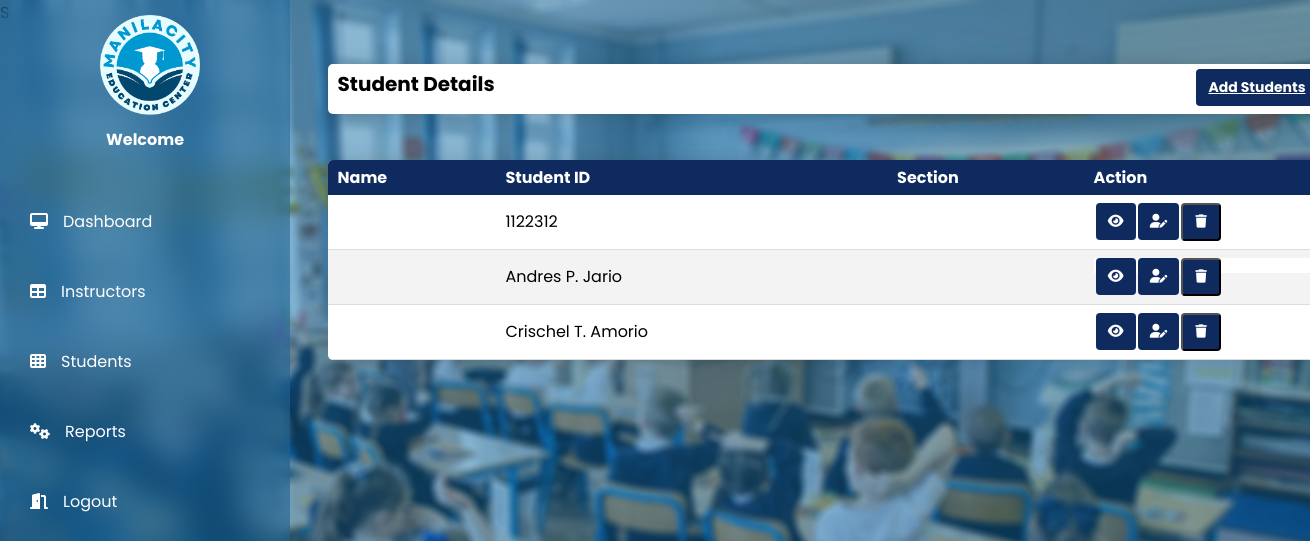
/student-admin/index.php, run on the app's committed database.
### tables this page shows
CREATE TABLE `table_student` (
  `ID` int(11) NOT NULL,
  `STUDENTID` varchar(250) NOT NULL,
  `FIRSTNAME` varchar(250) NOT NULL,
  `MNAME` varchar(250) NOT NULL,
  `LASTNAME` varchar(250) NOT NULL,
  `AGE` varchar(250) NOT NULL,
  `GENDER` varchar(250) NOT NULL
);

### student-admin/index.php (the view, shortened to what this page needs)
<?php
    require 'dbcon.php';
?>
<!doctype html>
<html lang="en">
  <head>
    <link rel = "stylesheet" href = "style-student.css">
    <link rel = "stylesheet" href = "https://cdnjs.cloudflare.com/ajax/libs/font-awesome/6.2.0/css/all.min.css">
</head>
<body>
    <div class = "side-bar">
            <img src="logo.png" style = "width: 100px; height: 100px;">
            <h1>Welcome <?php echo $instructor['firstname']; ?></h1>
            <div class = "menu">
                <div class = "item"><a href = "../index.php"><i class = "fas fa-desktop"></i>Dashboard</a></div>
                <div class = "item"><a href = "../instructor-tab/index.php"><i class = "fas fa-table"></i>Instructors</a></div>
                <div class = "item"><a href = "#"><i class = "fas fa-th"></i>Students</a></div>
                <div class = "item"><a href = "../report/index.php"><i class = "fas fa-cogs"></i>Reports</a></div>
                <div class = "item"><a href = "../logout.php"><i class = "fas fa-door-open"></i>Logout</a></div>
            </div>
        </div>
    <div class="container mt-4">
        <div class="row">
            <div class="col-md-12">
                <div class="card">
                    <div class="card-header">
                        <h4>Student Details
                            <a href="../qr generator-admin/contact.html" class="btn-add">Add Students</a>
                        </h4>
                    </div>
                    <div class="card-body">
                        <table class="content-table">
                            <thead>
                                <tr>
                                    <th>Name</th>
                                    <th>Student ID</th>
                                    <th>Section</th>
                                    <th>Action</th>
                                </tr>
                            </thead>
                            <tbody>
                                <?php
                                    $query = "SELECT * FROM table_student";
                                    $query_run = mysqli_query($con, $query);
                                    if(mysqli_num_rows($query_run) > 0)
                                    {
                                        foreach($query_run as $student)
                                        {
                                            ?>
                                            <tr>
                                                <td><?= $student['Name']; ?></td>
                                                <td><?= $student['STUDENTID']; ?></td>
                                                <td><?= $student['SECTION']; ?></td>
                                                <td>
                                                    <a href="student-view.php?id=<?= $student['ID']; ?>" class="btn-view"><i class="fa-solid fa-eye"></i></a>
                                                    <a href="student-edit.php?id=<?= $student['ID']; ?>" class="btn-edit"><i class="fa-solid fa-user-pen"></i></a>
                                                    <form action="code.php" method="POST" class="d-inline">
                                                        <button type="submit" name="delete_student" value="<?=$student['ID'];?>" class="btn-delete"><i class="fa-solid fa-trash"></i></button>
                                                    </form>
                                                </td>
                                            </tr>
                                            <?php
                                        }
                                    }
                                    else
                                    {
                                        echo "<h5> No Record Found </h5>";
                                    }
                                ?>
                            </tbody>
                        </table>
                    </div>
                </div>
            </div>
        </div>
    </div>
</body>
</html>S

### student-admin/style-student.css (style rules this page uses)
* { margin: 0; padding: 0; box-sizing: border-box; font-family: "Poppins", sans-serif; }
body { min-height: 100vh; background: url(mainbg.jpg)no-repeat; background-size: cover; background-position: center; }
.side-bar { background: rgba(24, 94, 145, 0.521); backdrop-filter: blur(15px); width: 290px; height: 100vh; position: fixed; top: 0; left: 0; overflow-y: auto; transition-property: left; }
.side-bar.active { left: 0; }
.side-bar img { margin-top: 15px; margin-left: 100px; }
h1 { color: #fff; font-size: 16px; text-decoration: none; display: block; text-align: center; padding: 5px; }
.side-bar .menu { width: 100%; margin-top: 30px; }
.side-bar .menu .item a { color: #fff; font-size: 16px; text-decoration: none; display: block; padding: 5px 30px; line-height: 60px; }
.side-bar .menu .item i { margin-right: 15px; }
.card-header { position:absolute; top: 8%; border-collapse: collapse; background: #fff; width: 1000px; height: 50px; border-radius: 5px 5px 0; overflow: hidden; box-shadow: 0 0 20px rgba(0,0,0,0.15); left: 25%; background: #fff; }
.card-header h4 { font-size: 20px; padding: 5px 10px; }
.card-body { position: absolute; top: 20%; left: 25%; }
.content-table { border-collapse: collapse; background: #fff; width: 1000px; height: 200px; border-radius: 5px 5px 0; overflow: hidden; box-shadow: 0 0 20px rgba(0,0,0,0.15); }
.content-table thead tr { background-color: rgb(14, 42, 95); color: #fff; text-align: left; }
.content-table td, th { padding: 5px 10px; }
.content-table tbody tr { border-bottom: 1px solid #dddddd; }
.content-table tbody tr:nth-of-type(even) { background-color: #f3f3f3; }
.btn-view { float: left; background: rgb(14, 42, 95); border-radius: 4px; font-size: 14px; color: #FFF; padding: 8px 12px; cursor: pointer; margin-left: 1%; }
.btn-edit { background: rgb(14, 42, 95); border-radius: 4px; font-size: 14px; color: #FFF; padding: 8px 12px; cursor: pointer; float: left; margin-left: 1%; }
.btn-delete { background: rgb(14, 42, 95); border-radius: 4px; padding: 7px 12px; color: #FFF; cursor: pointer; float: left; margin-left: 1%; }
.btn-add { display: inline-block; background: rgb(14, 42, 95); border-radius: 4px; font-size: 14px; color: #FFF; padding: 8px 12px; cursor: pointer; float: right; margin-bottom: 10px; }
.card form { padding: 0 20px; box-sizing: border-box; background-color: rgb(255, 255, 255); padding-bottom: 15px; }

### data on the page
table_student: STUDENTID "1122312", $student['ID'] 1 (drawn)
table_student: STUDENTID "Andres P. Jario", $student['ID'] 2 (drawn)
table_student: STUDENTID "Crischel T. Amorio", $student['ID'] 3 (drawn)
